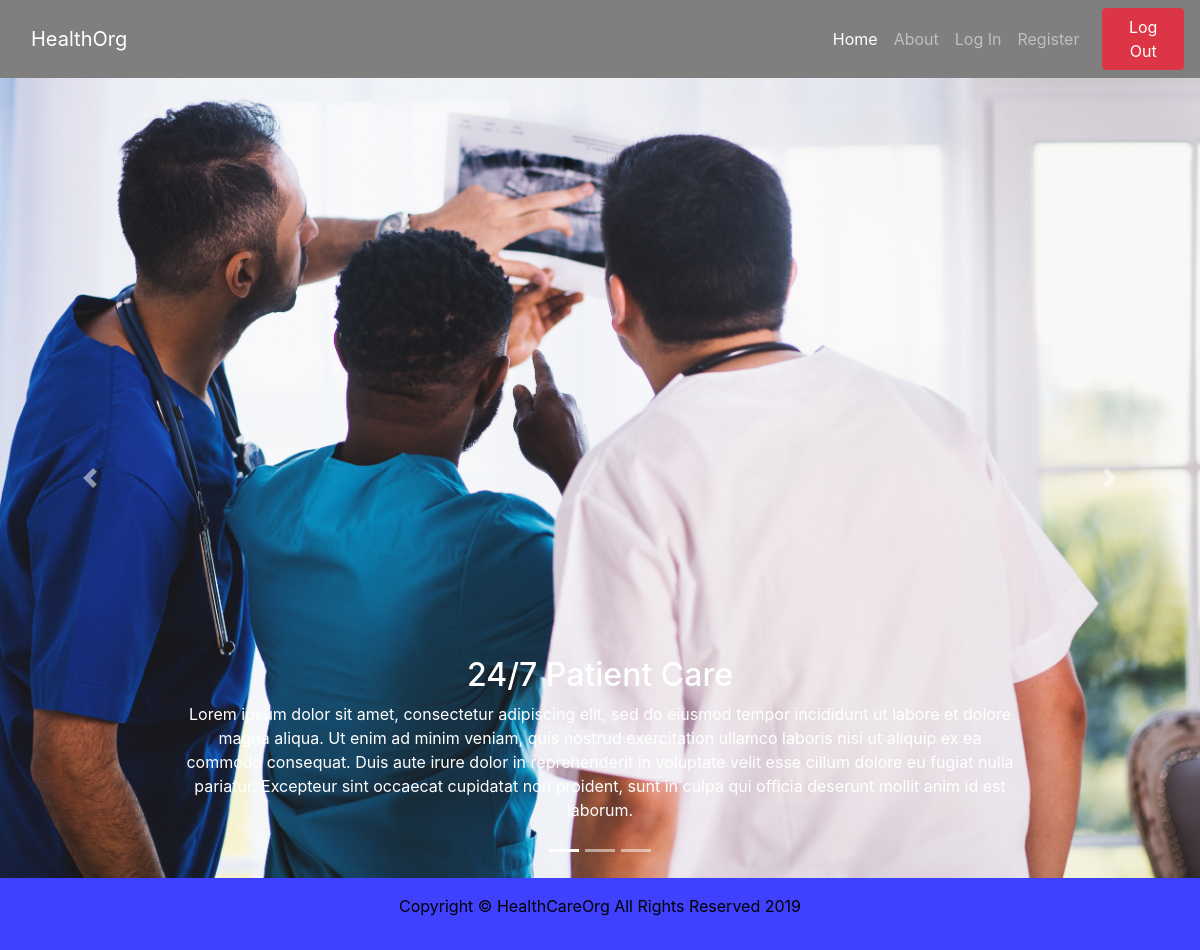
/main/, run on the app's committed database.
### main/models.py (models this page shows, shortened)
class Service(models.Model):
    name = models.CharField(max_length=100)
    description = models.TextField(max_length=1000)
    picture = models.ImageField(upload_to='static')
    class Meta:
        verbose_name = "Service"

### main/views.py (the view)
# urls.py: path('', index),
def index(request):
    services = Service.objects.all()[:5]
    return render(request,'main/index.html', {'services':services})

### templates/main/index.html (shortened to what this page needs)
{% extends 'base.html' %}
{% load static %}
{% block content %}
{% include 'partials/_header.html' %}
<main>
    <article class="homePage">
        <div id="carouselExampleCaptions" class="carousel slide" data-ride="carousel">
            <ol class="carousel-indicators">
                <li data-target="#carouselExampleCaptions" data-slide-to="0" class="active"></li>
                <li data-target="#carouselExampleCaptions" data-slide-to="1"></li>
                <li data-target="#carouselExampleCaptions" data-slide-to="2"></li>
            </ol>
            <div class="carousel-inner">
                {% for service in services %}
                    <div class="carousel-item">
                        <img src="{% static service.picture.url %}" class="d-block w-100">
                        <div class="carousel-caption d-none d-md-block">
                            <h2>{{service.name}}</h2>
                            <p>{{service.description}}</p>
                        </div>
                    </div>
                {% endfor %}
            </div>
            <a class="carousel-control-prev" href="#carouselExampleCaptions" role="button" data-slide="prev">
                <span class="carousel-control-prev-icon" aria-hidden="true"></span>
            </a>
            <a class="carousel-control-next" href="#carouselExampleCaptions" role="button" data-slide="next">
                <span class="carousel-control-next-icon" aria-hidden="true"></span>
            </a>
        </div>
    </article>
</main>
{% endblock %}

### static/css/main-styles.css (style rules this page uses)
html, body { height: auto; }
body { color: #000; display: flex; min-height: 100vh; flex-direction: column; justify-content: space-between }
a, a:focus, a:hover { color: #fff; }
h2 { font-size: 2rem; }

### data on the page
Service: picture (picture), name "24/7 Patient Care", description "Lorem ipsum dolor sit amet, consectetur adipiscing elit, sed do eiusmod tempor incididunt ut labore et dolore magna aliqua. Ut enim ad minim veniam, quis nostrud exercitation ullamco laboris nisi ut aliquip ex ea commodo consequat. Duis aute irure dolor in reprehenderit in voluptate velit esse cillum dolore eu fugiat nulla pariatur. Excepteur sint occaecat cupidatat non proident, sunt in culpa qui officia deserunt mollit anim id est laborum."
